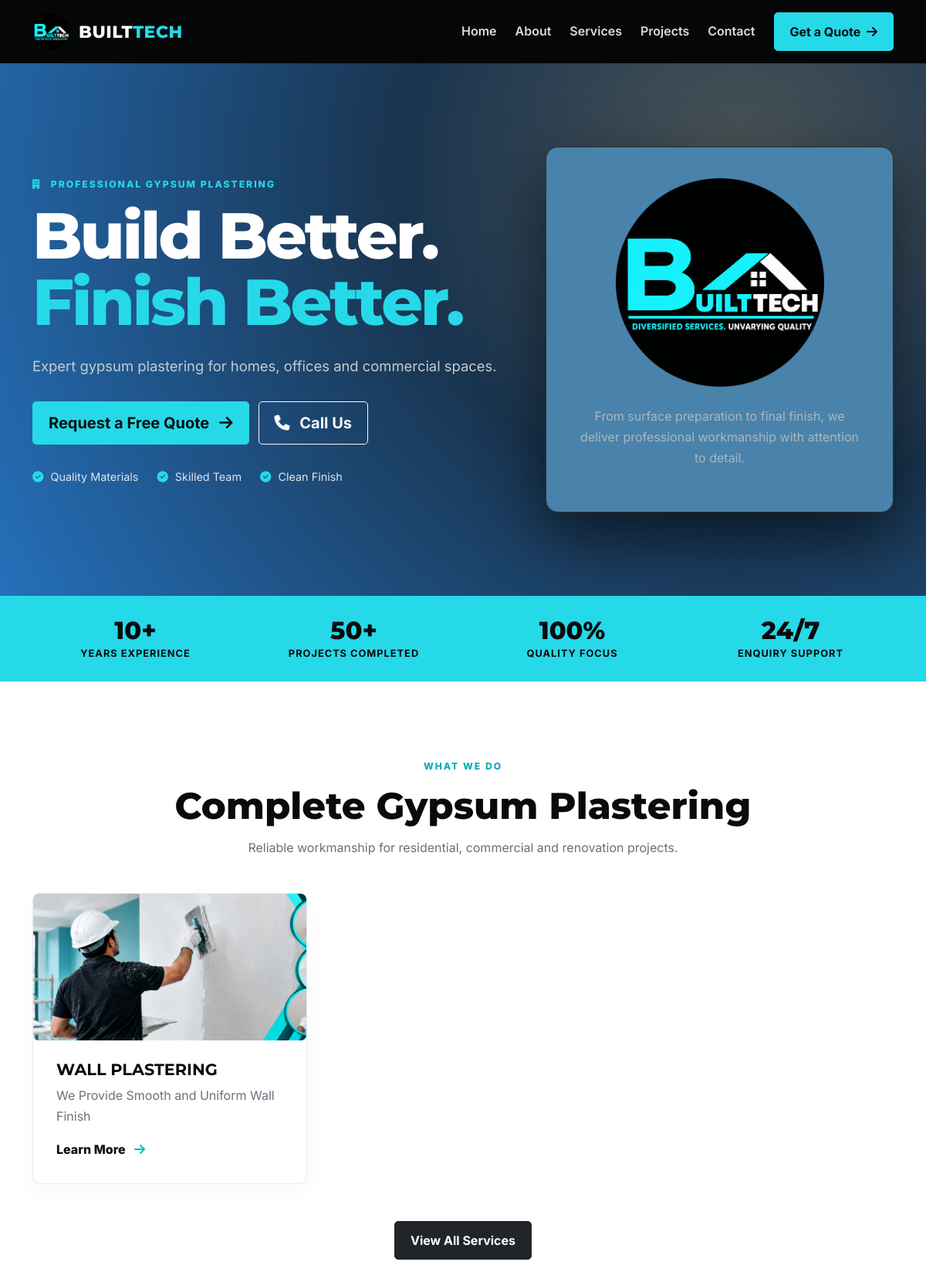
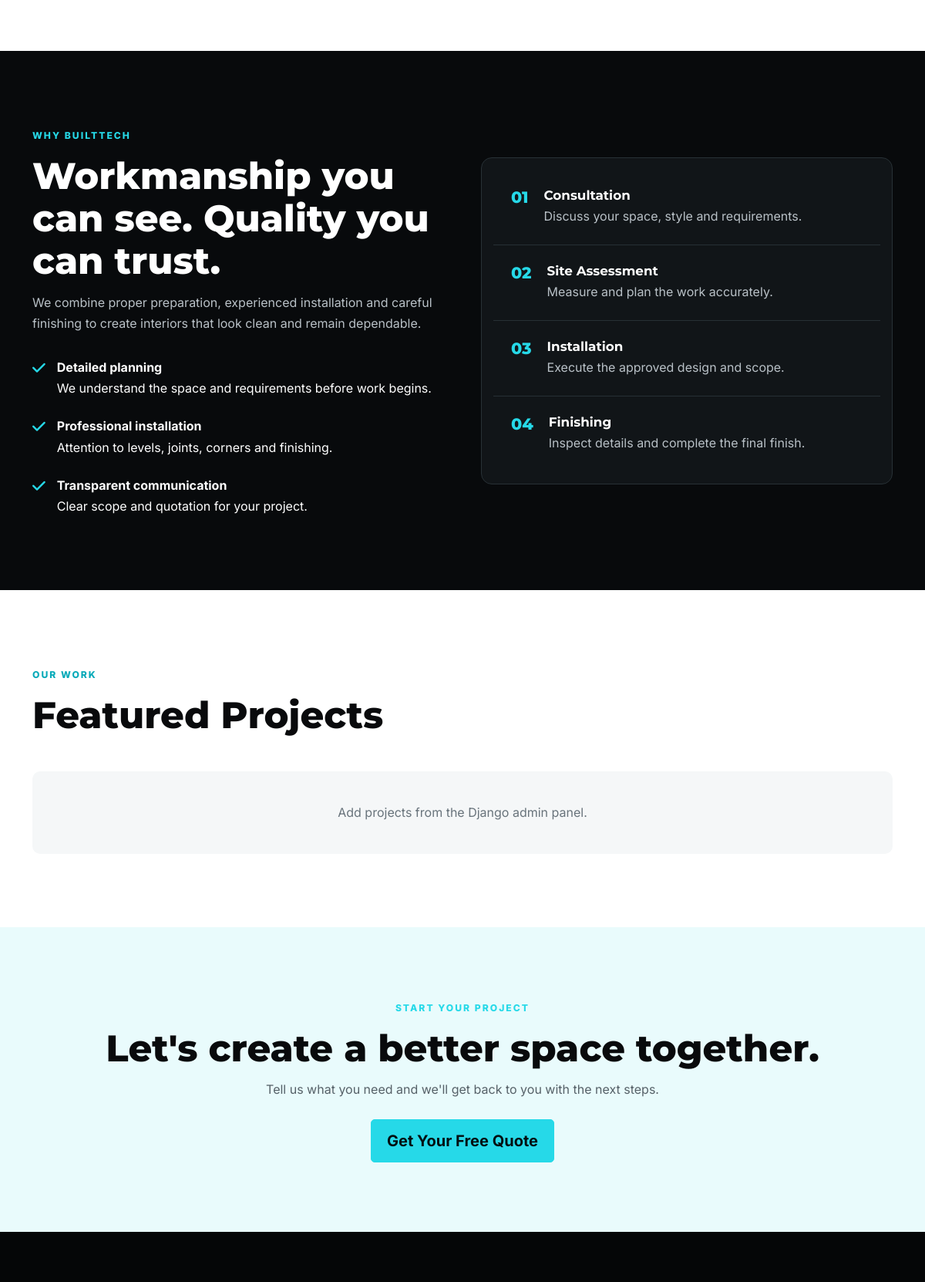
The page / (upper part) on the database its author committed (2 pictures, top to bottom).
### website/models.py (models this page shows, shortened)
class Service(models.Model):
    title = models.CharField(max_length=150)
    slug = models.SlugField(unique=True, blank=True)
    short_description = models.CharField(max_length=250)
    description = models.TextField()
    image = models.ImageField(upload_to="services/", blank=True, null=True)
    icon = models.CharField(max_length=50, default="fa-layer-group", help_text="Font Awesome icon class")
    featured = models.BooleanField(default=True)
    order = models.PositiveIntegerField(default=0)
    class Meta:
        ordering = ["order", "title"]
    def get_absolute_url(self):
        return reverse("service_detail", kwargs={"slug": self.slug})

### website/views.py (the view)
# urls.py: path("", views.home, name="home"),
def home(request):
    context = {
        "services": Service.objects.filter(featured=True)[:6],
        "projects": Project.objects.filter(featured=True)[:6],
        "testimonials": Testimonial.objects.all()[:6],
    }
    return render(request, "website/home.html", context)

### website/context_processors.py (called while the page is built)
def company_info(request):
    return {
        "company_name": getattr(settings, "COMPANY_NAME", "BUILTTECH ENTERPRICES"),
        "company_phone": getattr(settings, "COMPANY_PHONE", "+91 8921879747"),
        "company_email": getattr(settings, "COMPANY_EMAIL", "builttechenterprises.com@gmail.com"),
        "company_whatsapp": getattr(settings, "COMPANY_WHATSAPP", "+91 8921879747"),
        "company_address": getattr(settings, "COMPANY_ADDRESS", "Kerala, India"),
    }

### website/templates/website/home.html (shortened to what this page needs)
{% extends "website/base.html" %}
{% load static %}
{% block content %}
<section class="hero">
    <div class="container">
        <div class="row align-items-center min-vh-75">
            <div class="col-lg-7">
                <span class="eyebrow"><i class="fa-solid fa-building me-2"></i> PROFESSIONAL GYPSUM PLASTERING</span>
                <h1>Build Better.<br><span>Finish Better.</span></h1>
                <p class="hero-text">Expert gypsum plastering for homes, offices and commercial spaces.</p>
                <div class="hero-actions">
                    <a href="{% url 'quote' %}" class="btn btn-primary btn-lg">Request a Free Quote <i class="fa-solid fa-arrow-right ms-2"></i></a>
                    <a href="tel:{{ company_phone }}" class="btn btn-outline-light btn-lg"><i class="fa-solid fa-phone me-2"></i> Call Us</a>
                </div>
                <div class="hero-points">
                    <span><i class="fa-solid fa-circle-check"></i> Quality Materials</span>
                    <span><i class="fa-solid fa-circle-check"></i> Skilled Team</span>
                    <span><i class="fa-solid fa-circle-check"></i> Clean Finish</span>
                </div>
            </div>
            <div class="col-lg-5 d-none d-lg-block">
                <div class="hero-card">
                    <img src="{% static 'website/img/logo3.png' %}" alt="BUILTTECH">
                    <p>From surface preparation to final finish, we deliver professional workmanship with attention to detail.</p>
                </div>
            </div>
        </div>
    </div>
</section>
<section class="stats-strip">
    <div class="container">
        <div class="row text-center g-3">
            <div class="col-6 col-lg-3"><strong>10+</strong><span>Years Experience</span></div>
            <div class="col-6 col-lg-3"><strong>50+</strong><span>Projects Completed</span></div>
            <div class="col-6 col-lg-3"><strong>100%</strong><span>Quality Focus</span></div>
            <div class="col-6 col-lg-3"><strong>24/7</strong><span>Enquiry Support</span></div>
        </div>
    </div>
</section>
<section class="section-padding">
    <div class="container">
        <div class="section-heading text-center">
            <span class="eyebrow dark">WHAT WE DO</span>
            <h2>Complete Gypsum Plastering</h2>
            <p>Reliable workmanship for residential, commercial and renovation projects.</p>
        </div>
        <div class="row g-4">
            {% for service in services %}
            <div class="col-md-6 col-lg-4">
                <div class="service-card">
                    {% if service.image %}
                        <img src="{{ service.image.url }}" alt="{{ service.title }}">
                    {% else %}
                        <div class="service-icon"><i class="fa-solid {{ service.icon }}"></i></div>
                    {% endif %}
                    <h3>{{ service.title }}</h3>
                    <p>{{ service.short_description }}</p>
                    <a href="{{ service.get_absolute_url }}">Learn More <i class="fa-solid fa-arrow-right"></i></a>
                </div>
            </div>
            {% empty %}
            <div class="col-12"><div class="empty-state">Add services from the Django admin panel.</div></div>
            {% endfor %}
        </div>
        <div class="text-center mt-5"><a href="{% url 'services' %}" class="btn btn-dark">View All Services</a></div>
    </div>
</section>
<section class="dark-section section-padding">
    <div class="container">
        <div class="row align-items-center g-5">
            <div class="col-lg-6">
                <span class="eyebrow">WHY BUILTTECH</span>
                <h2>Workmanship you can see. Quality you can trust.</h2>
                <p>We combine proper preparation, experienced installation and careful finishing to create interiors that look clean and remain dependable.</p>
                <div class="check-list">
                    <div><i class="fa-solid fa-check"></i><span><strong>Detailed planning</strong><br>We understand the space and requirements before work begins.</span></div>
                    <div><i class="fa-solid fa-check"></i><span><strong>Professional installation</strong><br>Attention to levels, joints, corners and finishing.</span></div>
                    <div><i class="fa-solid fa-check"></i><span><strong>Transparent communication</strong><br>Clear scope and quotation for your project.</span></div>
                </div>
            </div>
            <div class="col-lg-6">
                <div class="process-box">
                    <div class="process-item"><b>01</b><div><h4>Consultation</h4><p>Discuss your space, style and requirements.</p></div></div>
                    <div class="process-item"><b>02</b><div><h4>Site Assessment</h4><p>Measure and plan the work accurately.</p></div></div>
                    <div class="process-item"><b>03</b><div><h4>Installation</h4><p>Execute the approved design and scope.</p></div></div>
                    <div class="process-item"><b>04</b><div><h4>Finishing</h4><p>Inspect details and complete the final finish.</p></div></div>
                </div>
            </div>
        </div>
    </div>
</section>
<section class="section-padding">
    <div class="container">
        <div class="section-heading">
            <span class="eyebrow dark">OUR WORK</span>
            <h2>Featured Projects</h2>
        </div>
        <div class="row g-4">
            {% for project in projects %}
            <div class="col-md-6 col-lg-4">
                <a class="project-card" href="{{ project.get_absolute_url }}">
                    {% if project.image %}<img src="{{ project.image.url }}" alt="{{ project.title }}">{% else %}<div class="project-placeholder"><i class="fa-solid fa-building"></i></div>{% endif %}
                    <div class="project-overlay"><span>{{ project.category }}</span><h3>{{ project.title }}</h3><small>{{ project.location }}</small></div>
                </a>
            </div>
            {% empty %}
            <div class="col-12"><div class="empty-state">Add projects from the Django admin panel.</div></div>
            {% endfor %}
        </div>
    </div>
</section>
<section class="cta-section">
    <div class="container text-center">
        <span class="eyebrow">START YOUR PROJECT</span>
        <h2>Let's create a better space together.</h2>
        <p>Tell us what you need and we'll get back to you with the next steps.</p>
        <a href="{% url 'quote' %}" class="btn btn-primary btn-lg">Get Your Free Quote</a>
    </div>
</section>
{% endblock %}

### website/static/website/css/style.css (style rules this page uses)
:root { --aqua:#26d9e8;--aqua-dark:#0bbbc9;--ink:#090a0c;--muted:#69717c;--light:#f5f7f8;--white:#fff; }
* { box-sizing:border-box }
body { margin:0;font-family:Inter,sans-serif;color:var(--ink);background:#fff;line-height:1.7 }
.btn { border-radius:5px;font-weight:700;padding:.75rem 1.25rem }
.btn-primary { background:var(--aqua);border-color:var(--aqua);color:#041012 }
.hero { background:radial-gradient(circle at 80% 20%, #4c5456 0, #19344f 40%, #2570bb 100%);color:#fff;overflow:hidden }
.min-vh-75 { min-height:690px }
.eyebrow { display:inline-block;font-size:.76rem;letter-spacing:2px;font-weight:800;color:var(--aqua);margin-bottom:14px }
.eyebrow.dark { color:#08aab9 }
.hero h1,.page-hero h1 { font:800 clamp(3rem,7vw,5.8rem)/1.02 Montserrat,sans-serif;letter-spacing:-3px;margin:0 0 24px }
.hero h1 span { color:var(--aqua) }
.hero-text { font-size:1.15rem;color:#c6ccd1;max-width:650px }
.hero-actions { display:flex;gap:12px;flex-wrap:wrap;margin:30px 0 }
.hero-points { display:flex;gap:24px;flex-wrap:wrap;color:#dfe5e8;font-size:.9rem }
.hero-points i { color:var(--aqua);margin-right:5px }
.hero-card { border:1px solid #283136;background:#4983ab;border-radius:16px;padding:40px;text-align:center;box-shadow:0 30px 80px #0008 }
.hero-card img { max-width:270px;width:80%;margin-bottom:25px }
.hero-card p { color:#adb6bc }
.stats-strip { background:var(--aqua);padding:25px 0 }
.stats-strip strong,.stats-strip span { display:block }
.stats-strip strong { font:800 2rem Montserrat }
.stats-strip span { font-size:.8rem;text-transform:uppercase;letter-spacing:1px;font-weight:700 }
.section-padding { padding:95px 0 }
.section-heading { margin-bottom:45px }
.section-heading h2,.dark-section h2,.cta-section h2 { font:800 clamp(2rem,4vw,3.5rem)/1.15 Montserrat;margin-bottom:12px }
.section-heading p { color:var(--muted) }
.service-card { background:#fff;border:1px solid #e7eaed;border-radius:10px;padding:30px;transition:.25s;height:100%;box-shadow:0 10px 30px #0a101208 }
.service-card img { width:100%;height:190px;object-fit:cover;border-radius:7px;margin:-30px -30px 25px;width:calc(100% + 60px) }
.service-card h3 { font:700 1.3rem Montserrat }
.service-card p { color:var(--muted) }
.service-card a { color:#111;text-decoration:none;font-weight:800 }
.service-card a i { color:var(--aqua-dark);margin-left:8px }
.dark-section { background:#080a0c;color:#fff }
.dark-section p { color:#b9c1c7 }
.check-list { margin-top:30px;display:grid;gap:22px }
.check-list>div { display:flex;gap:15px }
.check-list i { color:var(--aqua);font-size:1.2rem;margin-top:5px }
.process-box { background:#111518;border:1px solid #283136;border-radius:14px;padding:15px }
.process-item { display:flex;gap:20px;padding:23px;border-bottom:1px solid #273035 }
.process-item:last-child { border-bottom:0 }
.process-item>b { font:800 1.3rem Montserrat;color:var(--aqua) }
.process-item h4 { font:700 1.05rem Montserrat;margin:0 }
.process-item p { margin:4px 0 0 }
.cta-section { padding:90px 20px;background:#e9fbfc }
.cta-section p { color:#566168;margin-bottom:25px }
.empty-state { padding:40px;text-align:center;background:#f5f7f8;border-radius:10px;color:#68737b }

### rows shown on the page
Service: image (picture), title "WALL PLASTERING", short_description "We Provide Smooth and Uniform Wall Finish"
